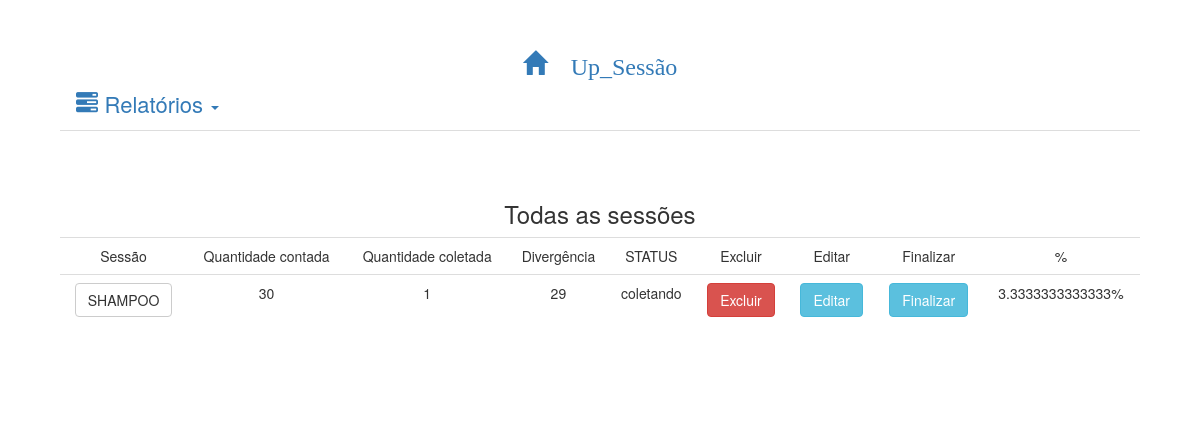
Before: /contagem_cega/em_andamento.php with the older database file.
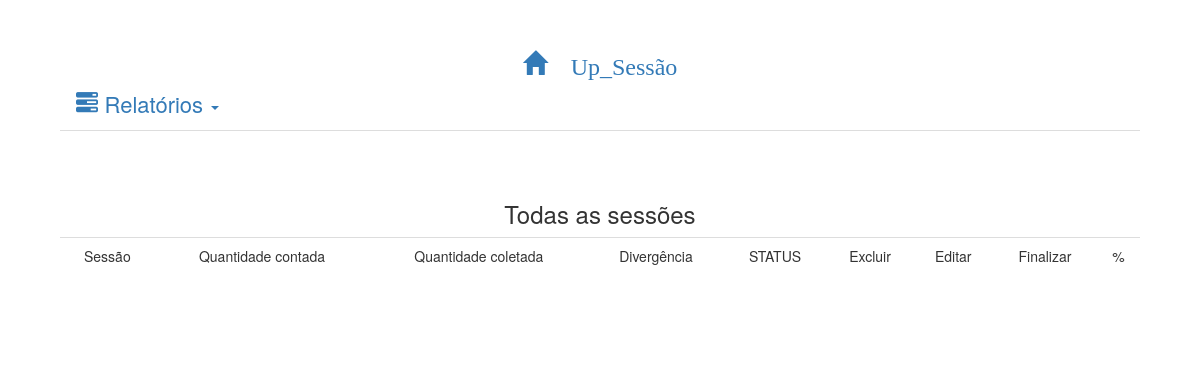
After: the same page with the newer database file.
### tables this page shows
CREATE TABLE IF NOT EXISTS `sessao` (
  `id_sessao` int(11) NOT NULL AUTO_INCREMENT,
  `nome` varchar(255) NOT NULL,
  `status` int(2) NOT NULL DEFAULT 1,
  `quantidade` int(11) DEFAULT NULL,
  PRIMARY KEY (`id_sessao`)
);

### contagem_cega/em_andamento.php (the view, shortened to what this page needs)
<?php
   require "../coletor/arquivos_banco/conexao.php";
   ?>
<!DOCTYPE html>
<html>
   <head>
      <link href="../coletor/bootstrap/css/bootstrap.min.css" rel="stylesheet">
      <link rel="stylesheet" href="css.css">
      <link rel="stylesheet" href="../coletor/normalize.css">
   </head>
   <body>
      <section class="principal" id="principal">
         <section class="corpo">
            <section class="cabecalho">
               <header>
                  <?php include_once 'menu.php' ?>
               </header>
            </section>
            <section class="tabela">
               <h3> Todas as sessões</h3>
               <table class="table">
                  <tr>
                     <td>Sessão</td>
                     <td>Quantidade contada</td>
                     <td>Quantidade coletada</td>
                     <td>Divergência</td>
                     <td>STATUS</td>
                     <td>Excluir</td>
                     <td>Editar</td>
                     <td>Finalizar</td>
                     <td>%</td>
                  </tr>
                  <?php
                     $listagem = mysqli_query($conexao,  "SELECT sessao.nome, sessao.quantidade as quantidade, sessao.status as status, sessao.id_sessao, sum(coletor_importar.quantidade) as quantidade_coletada FROM sessao LEFT JOIN coletor_importar ON (sessao.id_sessao = coletor_importar.chave_sessao) WHERE sessao.quantidade > 0  group by sessao.id_sessao order by quantidade desc");
                     while($linha = mysqli_fetch_array($listagem)) {
                        $Divergência = $linha['quantidade'] - $linha['quantidade_coletada'];
                        $quantidade = $linha['quantidade'];
                        if ($quantidade > 0 ) {
                        $porcentagem = ($linha['quantidade_coletada'] / $quantidade) * 100;
                        }
                        $status = $linha['status'];
                        $status_echo = '';
                        if($linha['quantidade_coletada'] > 0 and $linha['status'] <> 2)
                        {
                            $status_echo = 'coletando';
                        }elseif ($status == 2) {
                           $status_echo = 'finalizado';
                        }elseif($status == 1){
                           $status_echo = 'criada';
                        }
                        if ($porcentagem > 0 & $porcentagem < 100) {
                     ?>
                  <tr>
                     <td>
                     <a  class="btn  btn-default" href="status_sessao.php?sessao=<?= $linha['id_sessao'] ?>" role="button">
                     <?php echo $linha['nome']; ?> </a>
                     </td>
                     <td> <?php echo $linha['quantidade']; ?></td>
                     <td> <?php echo $linha['quantidade_coletada']; ?></td>
                     <td> <?php echo $Divergência  ; ?></td>
                     <td><?php echo $status_echo; ?></td>
                     <td><a  class="btn btn-danger" href="php/Excluir_sessao.php?sessao=<?= $linha['id_sessao'] ?>" role="button"  onclick="return confirm('Excluir ?')" >Excluir</a></td>
                     <td><a  class="btn btn-info" href="editar.php?sessao=<?= $linha['id_sessao'] ?>" role="button"> Editar</a></td>
                     <?php if ($linha['status'] <> 2) { ?>
                     <td><a  class="btn btn-info" href="php/finalizar.php?sessao=<?= $linha['id_sessao'] ?>" role="button" onclick="return confirm('Finalizar ?')" >Finalizar</a></td>
                     <?php }else{ ?>
                     <td><a  class="btn btn-danger" href="php/finalizar_desfazer.php?sessao=<?= $linha['id_sessao'] ?>" role="button"  onclick="return confirm('Desfazer ?')" >Desfazer</a></td>
                     <?php } ?>
                     <td><?php echo $porcentagem; ?>%</td>
                  </tr>
                  <?php } }?>
               </table>
            </section>
         </section>
      </section>
   </body>
</html>

Changed rows visible on the page:
removed sessao: nome "SHAMPOO", quantidade "30", quantidade_coletada "1", Divergência "29", status_echo "coletando", porcentagem "3.3333333333333"
